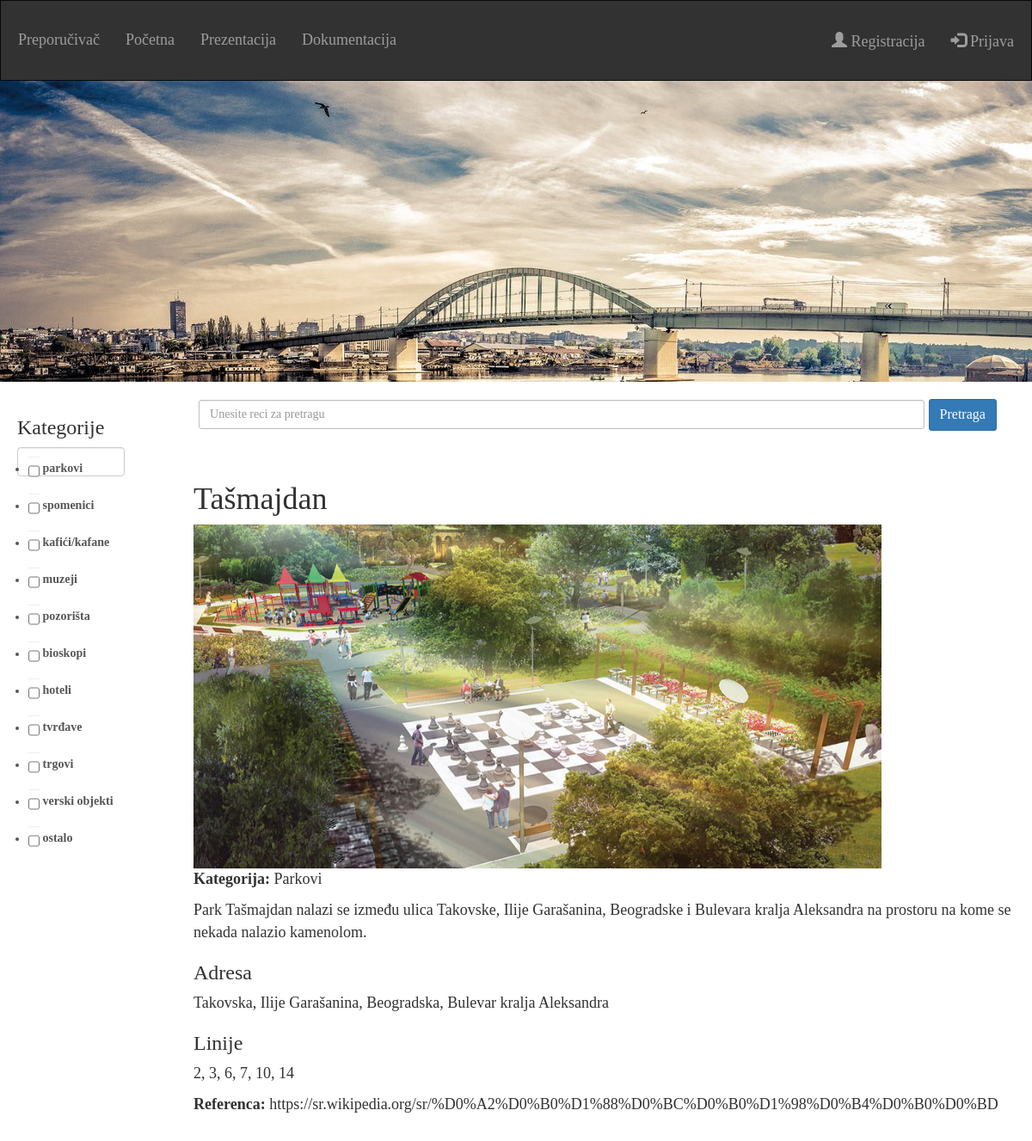
The page /preporucivac/12/ on the database its author committed.
### preporucivac/models.py (models this page shows, shortened)
class Mesto(models.Model):
	naziv = models.CharField(max_length=256)
	tip = models.IntegerField()
	slika = models.CharField(max_length=256)
	opis = models.TextField()
	adresa = models.CharField(max_length=256)
	linije = models.CharField(max_length=256)
	referenca = models.CharField(max_length=256)
	brojac = models.BigIntegerField()

### preporucivac/views.py (the view, shortened to what this page needs)
# urls.py: url(r'^(?P<id>[0-9]+)/$', views.details, name='details'),
def details(request, id):
	form = SearchForm()
	try:
		mesto = Mesto.objects.filter(pk = id)
	except Mesto.DoesNotExist:
		raise Http404("Mesto ne postoji.")
	mesto.update(brojac=F('brojac') + 1)
	mesto = Mesto.objects.get(pk = id)
	tipovi = ["Parkovi", "Spomenici", "Kafići/kafane", "Muzeji", "Pozorišta", "Bioskopi", "Hoteli", "Tvrđave", "Trgovi", "Verski objekti", "Ostalo"]
	context = {
		'mesto': mesto,
		'form': form,
		'tip': tipovi[mesto.tip - 1],
	}
	return render(request, 'preporucivac/details.html', context)

### preporucivac/forms.py
class SearchForm(forms.Form):
	q = forms.CharField(label = 'Pretraga', max_length = 256, required = False, widget = forms.TextInput(attrs = {'size' : 100}))
	KATEGORIJE = (
		(1, 'parkovi'),
		(2, 'spomenici'),
		(3, 'kafići/kafane'),
		(4, 'muzeji'),
		(5, 'pozorišta'),
		(6, 'bioskopi'),
		(7, 'hoteli'),
		(8, 'tvrđave'),
		(9, 'trgovi'),
		(10, 'verski objekti'),
		(11, 'ostalo'),
	)
	kategorija = forms.MultipleChoiceField(choices = KATEGORIJE, required = False, widget = forms.CheckboxSelectMultiple)

### preporucivac/templates/preporucivac/details.html (shortened to what this page needs)
{% extends 'base.html' %}
{% block content %}
	<h1>{{ mesto.naziv }}</h1>
	<img src="/static/preporucivac/images/{{ mesto.slika }}" width=800px height=400px>
	<p style="color: rgb(50, 50, 50)"><b>Kategorija: </b>{{ tip }}</p>
	<p>{{ mesto.opis }}</p>
	<h3>Adresa</h3>
	<p>{{ mesto.adresa }}</p>
	<h3>Linije</h3>
	<p>{{ mesto.linije }}</p>
	<p><b>Referenca: </b><a href="{{ mesto.referenca }}">{{ mesto.referenca }}</a></p>
{% endblock %}

### preporucivac/static/preporucivac/styles/base.css (style rules this page uses)
#myBody { width: 100%; font-family: FiraSansRegular; color: #323232; font-size: 18px; background-color: white; }
#id_q { padding: 6px 12px; border: 1px solid #c0c0c0; border-radius: 3px; font-family: FiraSansRegular; }
#content a { color: #323232; text-decoration: none; }

### rows shown on the page
Mesto: naziv "Tašmajdan", slika (picture), opis "Park Tašmajdan nalazi se između ulica Takovske, Ilije Garašanina, Beogradske i Bulevara kralja Aleksandra na prostoru na kome se nekada nalazio kamenolom.", adresa "Takovska, Ilije Garašanina, Beogradska, Bulevar kralja Aleksandra", linije "2, 3, 6, 7, 10, 14", referenca "https://sr.wikipedia.org/sr/%D0%A2%D0%B0%D1%88%D0%BC%D0%B0%D1%98%D0%B4%D0%B0%D0%BD"

### other values the page prints
{{ tip }} "Parkovi"
